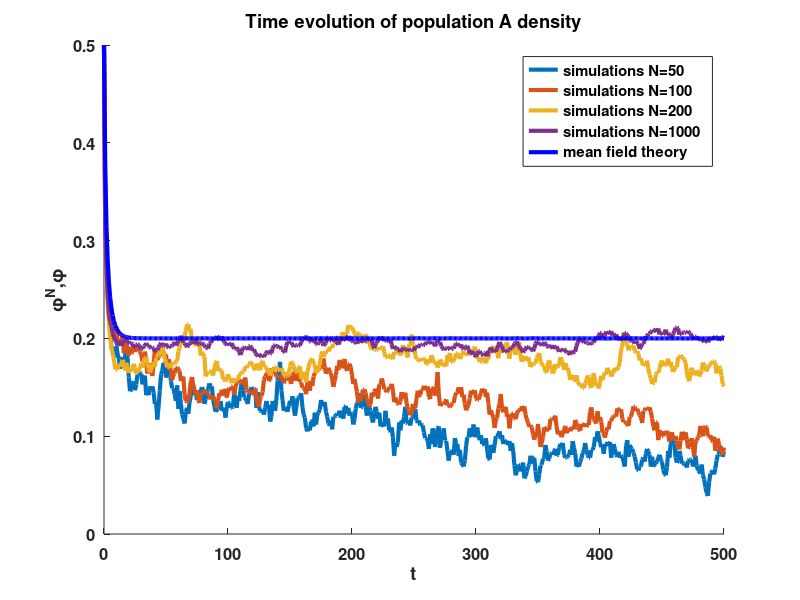
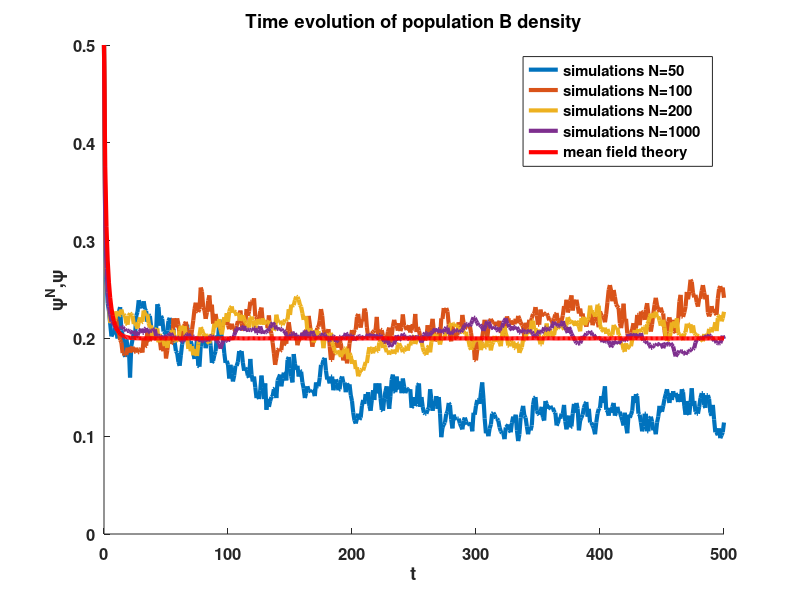
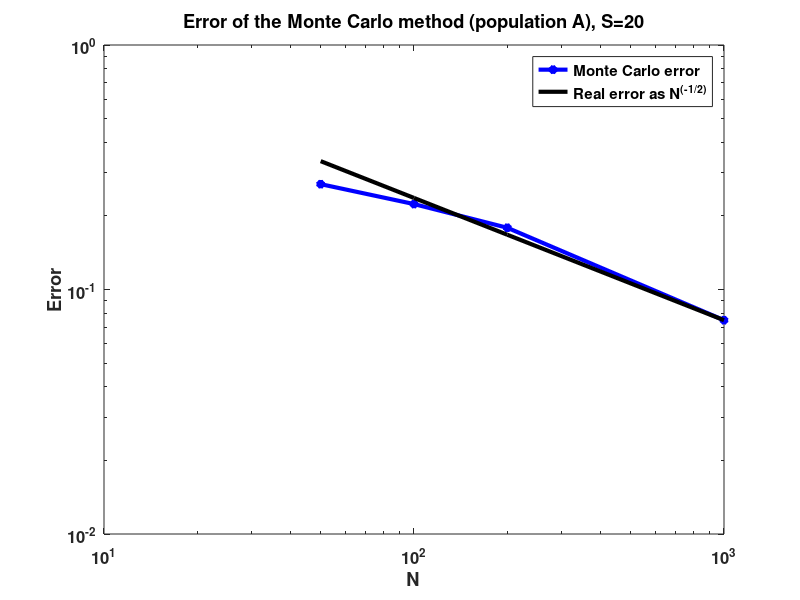
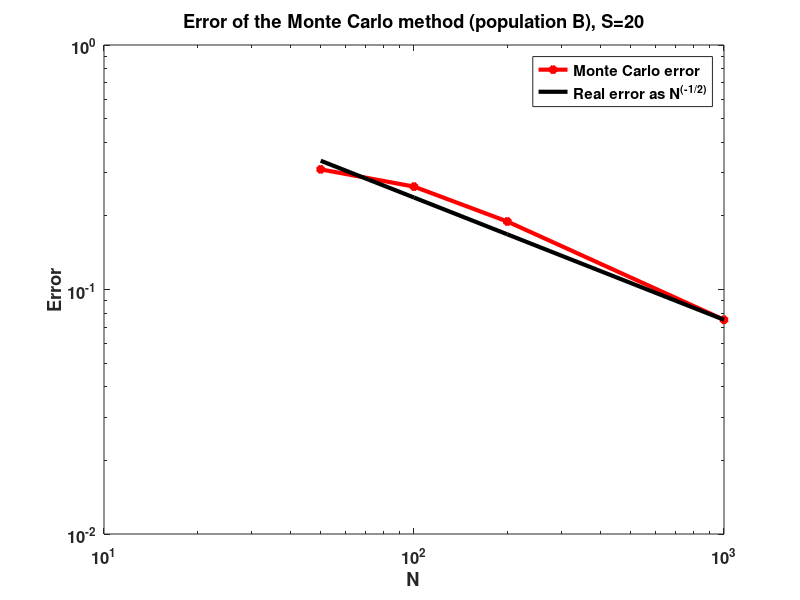

Write the MATLAB code that produced these figures, in order.
% MONTE CARLO ALGORITHM, MEAN FIELD SOLUTIONS AND ERROR 
% NON HOMOGENEOUS TWO SPECIES MODEL 
% This code implements the Monte Carlo algorithm. The numerical solutions
% to the mean field equations are compared with the simulated ones. 
% The error is proportional to 1/sqrt(N)
clc
clear all
close all

% parameters 
 Nrange = [50,100,200,1000]; % population sizes 
 
% time 
T = 500;
t = 0:T;

% transition rates 
mu = 0.5;   
b1 = 0.5;   % birth rate population A
b2 = 0.5;   % birth rate population B
d1 = 0.5;   % death rate population A 
d2 = 0.5;   % death rate population B
c11 = 0.5;  % intraspecies competition rate A
c22 = 0.5;  % intraspecies competition rate B
c12 = 0.0;  % interspecific competition rate AB
c21 = 0.;   % interspecific competition rate BA 

% scaled parameters 
b1t = mu*b1;
b2t = mu*b2;
c11t = mu*c11;
c12t = mu*c12;
c22t = mu*c22;
c21t = mu*c21;
d1t = (1-mu)*d1;
d2t = (1-mu)*d2;

% number of simulations 
S = 20;

cc = 0; % counter 
for N = Nrange
    cc = cc+1;
    
    % initial populations
    n0 = N/2;
    m0 = N/2;
    % initial densities
    y0 = [n0/N;m0/N];
    
    % mean field equations
    f = @(t,y)[2*b1t*y(1)*(1-y(1)-y(2))-(c11t*y(1)^2+d1t*y(1)+2*c12t*y(1)*y(2));...
    2*b2t*y(2)*(1-y(1)-y(2))-(c22t*y(2)^2+d2t*y(2)+2*c21t*y(1)*y(2))];
    
    % mean field solutions 
    [TOUT,YOUT] = ode45(f,t,y0);
    
    for s = 1:S
        % initial random distribution of the populations
        M = zeros(1,N);
        I = randperm(N);
        
        % initial populations 
        pn = n0;
        pm = m0;
        M(I(1:pn)) = 1;
        M(I(pn+1:pm+pn)) = 2;
        % initial densities 
        dens1N(1,s) = pn/N;
        dens1M(1,s) = pm/N;

        for i = 1:T

            I = randperm(N);
            J = randperm(N);

            Mmu1 = M(I(1:round(N*mu)));
            Mmu2 = M(J(1:round(N*mu)));

            M1mmu = M(I(round(N*mu)+1:N));

            % population A
            
            % AA in AE
            p11 = sum(Mmu1==1 & Mmu2==1);
            r1 = rand(1,p11)<c11;
            r = sum(r1);
            pn = pn-r;

            % AE in AA
            p2 = sum(Mmu1==1 & Mmu2==0);
            r2 = rand(1,p2)<b1;
            r = sum(r2);
            pn = pn+r;

            % EA in AA
            p33 = sum(Mmu1==0 & Mmu2==1);
            r3 = rand(1,p33)<b1;
            r = sum(r3);
            pn = pn+r;

            % A in E
            p44 = round(sum(M1mmu==1));
            r4 = rand(1,p44)<d1;
            r = sum(r4);
            pn = pn-r;

            % Population B

            % BB in BE
            p11 = sum(Mmu1==2 & Mmu2==2);
            r1 = rand(1,p11)<c22;
            r = sum(r1);
            pm = pm-r;

            % BE in BB
            p2 = sum(Mmu1==2 & Mmu2==0);
            r2 = rand(1,p2)<b2;
            r = sum(r2);
            pm = pm+r;

            % EB in BB
            p33 = sum(Mmu1==0 & Mmu2==2);
            r3 = rand(1,p33)<b2;
            r = sum(r3);
            pm = pm+r;

            % B in E
            p44 = round(sum(M1mmu==2));
            r4 = rand(1,p44)<d2;
            r = sum(r4);
            pm=pm-r;

            % Competition AB/BA
            % AB in AE 
            pMN1 = sum(Mmu1==1 & Mmu2==2);
            r5 = rand(1,round(pMN1))<c21;
            r = sum(r5);
            pm = pm-r;
 
            % AB in EB 
            r51 = rand(1,pMN1)<c12;
            r = sum(r51);
            pn = pn-r;

            % BA in EB
            pMN2 = sum(Mmu1==2 & Mmu2==1);
            r6 = rand(1,round(pMN2))<c12;
            r1 = sum(r6);
            pn = pn-r1;

            % BA in AE 
            r61 = rand(1,pMN2)<c21;
            r = sum(r61);
            pm = pm-r;
            
            
            I = randperm(N);
            M = zeros(1,N);
            M(I(1:pn)) = 1;
            M(I(pn+1:pm+pn)) = 2;
            
            % densities at time i+1
            dens1N(i+1,s) = pn/N;
            dens1M(i+1,s) = pm/N;
        end
        
        % errors at each simulation
        errN1(s) = norm(dens1N(:,s)-YOUT(:,1),inf);
        errM1(s) = norm(dens1M(:,s)-YOUT(:,2),inf);
    end
    % mean densities
    densN(:,cc) = mean(dens1N,2);
    densM(:,cc) = mean(dens1M,2);
     
    % mean errors
    errN(cc) = mean(errN1);
    errM(cc) = mean(errM1);
 
end



% comparison between numerical and simulated solutions population A
figure
for i=1:cc
    hold on 
    plot(t,densN(:,i),'linewidth',3)
end
plot(t,YOUT(:,1),'b','linewidth',3)
xlabel('t','FontSize',12,'FontWeight','bold') 
ylabel('\phi^N,\phi','FontSize',12,'FontWeight','bold') 
title('Time evolution of population A density')
legend({'simulations N=50',...
        'simulations N=100',...
        'simulations N=200',...
        'simulations N=1000',...
        'mean field theory'},...
        'FontSize',12,'FontWeight','bold')
set(gca,'FontSize',12,'FontWeight','bold')

% comparison between numerical and simulated solutions population B
figure
for i=1:cc
    hold on 
    plot(t,densM(:,i),'linewidth',3)
end
plot(t,YOUT(:,2),'r','linewidth',3)
xlabel('t','FontSize',12,'FontWeight','bold') 
ylabel('\psi^N,\psi','FontSize',12,'FontWeight','bold') 
title('Time evolution of population B density')
legend({'simulations N=50',...
         'simulations N=100',...
         'simulations N=200',...
         'simulations N=1000',...
         'mean field theory'},...
         'FontSize',12,'FontWeight','bold')
set(gca,'FontSize',12,'FontWeight','bold')

 
% error population A 
figure
loglog(Nrange,errN,'b*-','linewidth',3)
hold on
loglog(Nrange,errN(end).*(Nrange/Nrange(end)).^(-1/2),'k','linewidth',3)
xlabel('N')
ylabel('Error')
legend({'Monte Carlo error',...
'Real error as N^{(-1/2)}'},...
'FontSize',12,'FontWeight','bold')
title('Error of the Monte Carlo method (population A), S=20')
set(gca,'FontSize',12,'FontWeight','bold')

% error population B
figure
loglog(Nrange,errM,'r*-','linewidth',3)
hold on
loglog(Nrange,errM(end).*(Nrange/Nrange(end)).^(-1/2),'k','linewidth',3)
xlabel('N')
ylabel('Error')
legend({'Monte Carlo error',...
'Real error as N^{(-1/2)}'},...
'FontSize',12,'FontWeight','bold')
title('Error of the Monte Carlo method (population B), S=20')
set(gca,'FontSize',12,'FontWeight','bold')